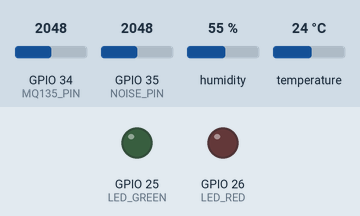
Bench run of a sketch on a simulated ESP32. Shown: output pins drawn as LEDs (lit = HIGH). Inputs (shaded band) come from the test bench; at power-on: GPIO 34 (MQ135_PIN) = 2048, GPIO 35 (NOISE_PIN) = 2048, humidity 55 %, temperature 24 °C. WiFi joins after 1.5 s; servers stay silent unless stated; web services answer with replies made up by the test bench; what the sketch prints to the serial monitor is not drawn.

Above: at 32.1 s.
At 53.63 s:
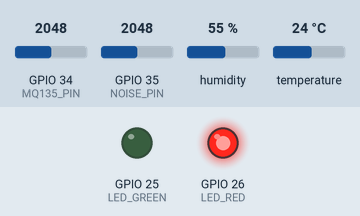
Timing chart, 0 to 57.5 s (numbered marks = the images above):
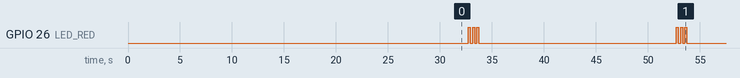

Measured:
- by itself, GPIO 26 (LED_RED): repeats every 20.0 s: 2 × (LOW 0.20 s, HIGH 0.20 s), LOW 19.0 s, HIGH 0.20 s
- by itself, everything shown: repeats every 20.0 s, in 6 steps

The sketch:

campuspulse_node.ino
```cpp
/*
 * CampusPulse — Smart Campus Environment Monitoring Node
 * Author : Ravi (ugruravi-ops) — for MARVEL R&D Lab membership project
 * Board  : ESP32 DevKit v1
 * Sensors: DHT11 (temp/humidity), MQ-135 (air quality), KY-037 (noise)
 * Cloud  : ThingSpeak (HTTP REST API)
 *
 * NOTE: Fill in WIFI_SSID, WIFI_PASS and TS_API_KEY before flashing.
 */

#include <WiFi.h>
#include <HTTPClient.h>
#include <DHT.h>

// ---------- User configuration ----------
const char* WIFI_SSID = "YOUR_WIFI_NAME";
const char* WIFI_PASS = "YOUR_WIFI_PASSWORD";
const char* TS_API_KEY = "YOUR_THINGSPEAK_WRITE_API_KEY"; // ThingSpeak > Channels > API Keys
const char* TS_URL = "http://api.thingspeak.com/update";

// ---------- Pin mapping ----------
#define DHTPIN 4        // DHT11 data pin
#define DHTTYPE DHT11
#define MQ135_PIN 34    // Analog pin for MQ-135
#define NOISE_PIN 35    // Analog pin for KY-037 noise sensor
#define LED_GREEN 25
#define LED_RED 26

DHT dht(DHTPIN, DHTTYPE);

// ---------- Air quality thresholds (tune after calibration) ----------
const int AQ_GOOD = 1200;      // below this: acceptable air quality
const float TEMP_MAX = 35.0;   // alert if above
const float HUM_MIN = 20.0;    // alert if below

unsigned long lastUpload = 0;
const unsigned long UPLOAD_INTERVAL = 20000; // 20 s (ThingSpeak free tier: 15 s min)

void setup() {
  Serial.begin(115200);
  dht.begin();

  pinMode(LED_GREEN, OUTPUT);
  pinMode(LED_RED, OUTPUT);
  digitalWrite(LED_GREEN, LOW);
  digitalWrite(LED_RED, LOW);

  // Warm-up for MQ-135 (it needs ~24h ideally; 30s minimum for demo)
  Serial.println("Warming up MQ-135, wait 30 s...");
  delay(30000);

  connectWiFi();
}

void loop() {
  if (millis() - lastUpload >= UPLOAD_INTERVAL) {
    lastUpload = millis();

    float humidity = dht.readHumidity();
    float temperature = dht.readTemperature();

    if (isnan(humidity) || isnan(temperature)) {
      Serial.println("DHT11 read failed, retrying next cycle.");
      digitalWrite(LED_RED, HIGH);
      delay(200);
      digitalWrite(LED_RED, LOW);
      return;
    }

    int airQuality = analogRead(MQ135_PIN);   // 0-4095 on ESP32
    int noiseLevel = analogRead(NOISE_PIN);

    // Simple smoothed noise estimate (peak over ~1 s)
    int noisePeak = 0;
    for (int i = 0; i < 20; i++) {
      int s = analogRead(NOISE_PIN);
      if (s > noisePeak) noisePeak = s;
      delay(50);
    }

    Serial.printf("T=%.1f C  H=%.1f %%  AQ=%d  Noise=%d\n",
                  temperature, humidity, airQuality, noisePeak);

    bool alert = (airQuality > AQ_GOOD) || (temperature > TEMP_MAX) || (humidity < HUM_MIN);

    if (WiFi.status() != WL_CONNECTED) connectWiFi();
    if (WiFi.status() == WL_CONNECTED) {
      uploadToThingSpeak(temperature, humidity, airQuality, noisePeak);
    }

    if (alert) {
      Serial.println("!! ALERT: threshold exceeded — poor environment detected");
      for (int i = 0; i < 3; i++) { digitalWrite(LED_RED, HIGH); delay(200); digitalWrite(LED_RED, LOW); delay(200); }
    } else {
      digitalWrite(LED_GREEN, HIGH); delay(500); digitalWrite(LED_GREEN, LOW);
    }
  }
}

void connectWiFi() {
  Serial.printf("Connecting to %s", WIFI_SSID);
  WiFi.mode(WIFI_STA);
  WiFi.begin(WIFI_SSID, WIFI_PASS);
  unsigned long start = millis();
  while (WiFi.status() != WL_CONNECTED && millis() - start < 15000) {
    delay(500);
    Serial.print(".");
  }
  if (WiFi.status() == WL_CONNECTED) {
    Serial.println(" WiFi connected. IP: " + WiFi.localIP().toString());
  } else {
    Serial.println(" WiFi connection failed, will retry.");
  }
}

void uploadToThingSpeak(float temp, float hum, int aq, int noise) {
  HTTPClient http;
  String url = String(TS_URL) + "?api_key=" + TS_API_KEY +
               "&field1=" + String(temp) +
               "&field2=" + String(hum) +
               "&field3=" + String(aq) +
               "&field4=" + String(noise);
  http.begin(url);
  int code = http.GET();
  if (code == 200) {
    Serial.println("Upload OK");
  } else {
    Serial.printf("Upload failed, HTTP code: %d\n", code);
  }
  http.end();
}
```
